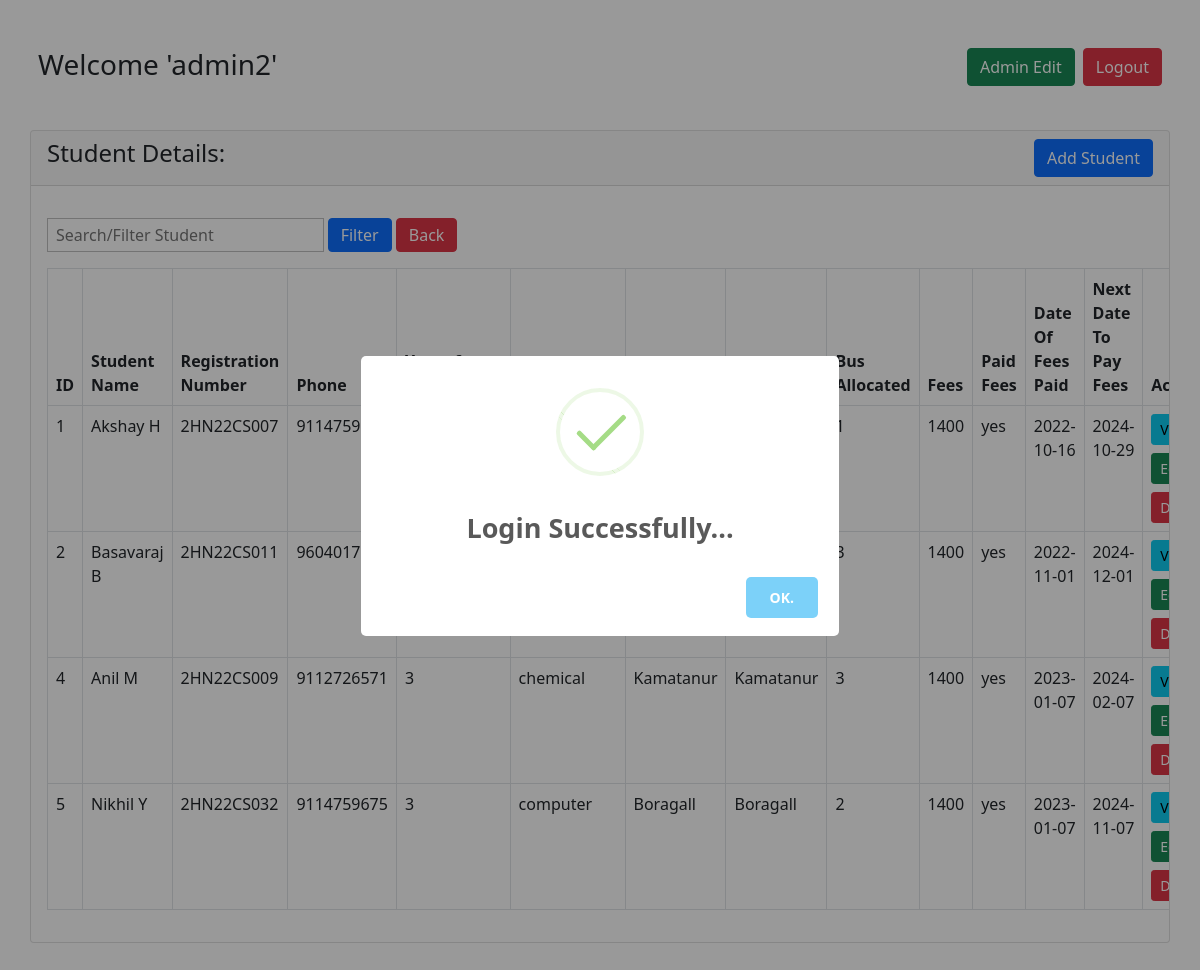
The app's page /admin.php (signed in) with its own data.
### tables this page shows
CREATE TABLE `student_data` (
  `id` int(11) NOT NULL,
  `registration_number` varchar(100) NOT NULL,
  `student_email` varchar(100) NOT NULL,
  `verify_token` varchar(100) NOT NULL,
  `password` varchar(100) NOT NULL DEFAULT 'git123',
  `student_name` varchar(100) NOT NULL,
  `bus_allocated` int(11) NOT NULL,
  `phone` bigint(100) NOT NULL,
  `year_of_engineering` int(10) NOT NULL,
  `department` varchar(50) NOT NULL,
  `location` varchar(50) NOT NULL,
  `stop` varchar(50) NOT NULL,
  `fees` bigint(50) NOT NULL,
  `paid_fees` varchar(50) NOT NULL,
  `date_of_fees_paid` date DEFAULT NULL,
  `next_date_to_pay_fees` date NOT NULL
);

### admin.php (the view, shortened to what this page needs)
<?php
     if (isset($_POST['search_student'])) {
          $search_for_student = $_POST['search_for_student'];
          $query = "SELECT * FROM `student_data` WHERE CONCAT(`registration_number`, `student_name`, `department`) LIKE '%".$search_for_student."%'";
          $search_result = filterTable($query);
     }
     else{
          $query = "SELECT * FROM `student_data`";
          $search_result = filterTable($query);
     }
     function filterTable($query){
          $con = mysqli_connect("localhost", "root", "", "bus_management_system");
          $filter_result = mysqli_query($con, $query);
          return $filter_result;
     }
?>
<!doctype html>
<html lang="en">
<head>
     <link href="https://cdn.jsdelivr.net/npm/bootstrap@5.0.2/dist/css/bootstrap.min.css" rel="stylesheet">
</head>
<body>
     <div class="container mt-5 mb-5 p-0">
          <h3 class="px-2 my-5">Welcome '<?php echo($_SESSION['admin_name']); ?>'
          <a href="logout.php" name="logout_btn" class="btn btn-danger float-end">Logout</a>
          <a href="admin-edit.php" name="admin_edit_btn" class="btn btn-success float-end mx-2">Admin Edit</a>
          </h3>
          <div class="row p-0">
               <div class="col-md-12">
                    <div class="card p-0">
                         <div class="card-header">
                              <h4>Student Details:
                                  <a href="student_create_page.php" class="btn btn-primary float-end">Add Student</a>
                              </h4>
                         </div>
                         <div class="card-body table-responsive">
                              <form action="admin.php" method="POST" class="d-inline">
                                   <input type="text" required placeholder="Search/Filter Student" class="form-check-input px-2 py-3 w-25 my-3" name="search_for_student">
                                   <input  type="submit" name="search_student" value="Filter" class="btn btn-primary py-1 my-3">
                                   <a href="admin.php" class="btn btn-danger py-1 my-3">Back</a>
                              </form>
                              <table class="table table-bordered table-hover">
                                   <thead>
                                        <tr>
                                             <th>ID</th>
                                             <th>Student Name</th>
                                             <th>Registration Number</th>
                                             <th>Phone</th>
                                             <th>Year of Engineering</th>
                                             <th>Department</th>
                                             <th>Location</th>
                                             <th>Stop</th>
                                             <th>Bus Allocated</th>
                                             <th>Fees</th>
                                             <th>Paid Fees</th>
                                             <th>Date Of Fees Paid</th>
                                             <th>Next Date To Pay Fees</th>
                                             <th>Action</th>
                                        </tr>
                                   </thead>
                                   <tbody>
                                   <?php while($student = mysqli_fetch_array($search_result)): ?>
                                       <tr>
                                             <td><?php echo $student['id']; ?></td>
                                             <td><?php echo $student['student_name']; ?></td>
                                             <td><?php echo $student['registration_number']; ?></td>
                                             <td><?php echo $student['phone']; ?></td>
                                             <td><?php echo $student['year_of_engineering']; ?></td>
                                             <td><?php echo $student['department']; ?></td>
                                             <td><?php echo $student['location']; ?></td>
                                             <td><?php echo $student['stop']; ?></td>
                                             <td><?php echo $student['bus_allocated']; ?></td>
                                             <td><?php echo $student['fees']; ?></td>
                                             <td><?php echo $student['paid_fees']; ?></td>
                                             <td><?php echo $student['date_of_fees_paid']; ?></td>
                                             <td><?php echo $student['next_date_to_pay_fees']; ?></td>
                                             <td>
                                                  <a href="student-display.php?id=<?php echo $student['id']; ?>" class="btn btn-info btn-sm mb-2">View</a>
                                                  <a href="student-edit.php?id=<?php echo $student['id']; ?>" class="btn btn-success btn-sm">Edit</a>
                                                  <form action="backend_code.php" method="POST">
                                                       <button  type="submit" name="delete_student" value="<?php echo $student['id']; ?>" href="" class="btn btn-danger btn-sm mt-2">Delete</button>
                                                  </form>
                                             </td>
                                        </tr>
                                   <?php  endwhile; ?>
                                   </tbody>
                              </table>
                         </div>
                    </div>
               </div>
          </div>
     </div>
</body>
</html>

### records on screen
student_data: id "1", student_name "Akshay H", registration_number "2HN22CS007", phone "9114759646", bus_allocated "1", fees "1400", paid_fees "yes", date_of_fees_paid "2022-10-16", next_date_to_pay_fees "2024-10-29"
student_data: id "2", student_name "Basavaraj B", registration_number "2HN22CS011", phone "9604017193", bus_allocated "3", fees "1400", paid_fees "yes", date_of_fees_paid "2022-11-01", next_date_to_pay_fees "2024-12-01"
student_data: id "4", student_name "Anil M", registration_number "2HN22CS009", phone "9112726571", year_of_engineering "3", department "chemical", location "Kamatanur", stop "Kamatanur", bus_allocated "3", fees "1400", paid_fees "yes", date_of_fees_paid "2023-01-07", next_date_to_pay_fees "2024-02-07"
student_data: id "5", student_name "Nikhil Y", registration_number "2HN22CS032", phone "9114759675", year_of_engineering "3", department "computer", location "Boragall", stop "Boragall", bus_allocated "2", fees "1400", paid_fees "yes", date_of_fees_paid "2023-01-07", next_date_to_pay_fees "2024-11-07"

### other values on screen
$_SESSION['admin_name'] "admin2"
